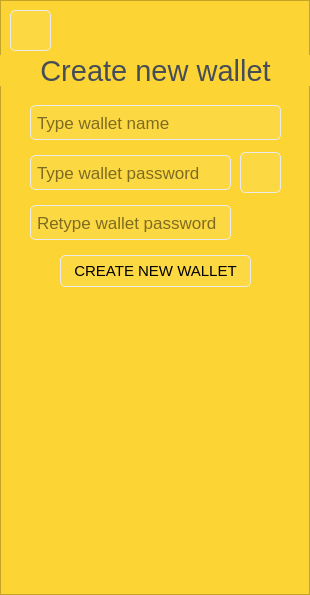
<?xml version="1.0" encoding="UTF-8"?>
<ui version="4.0">
 <class>PageNewWallet</class>
 <widget class="QWidget" name="PageNewWallet">
  <property name="geometry">
   <rect>
    <x>0</x>
    <y>0</y>
    <width>310</width>
    <height>595</height>
   </rect>
  </property>
  <property name="windowTitle">
   <string>Form</string>
  </property>
  <property name="styleSheet">
   <string notr="true">background-color: #FCD535;</string>
  </property>
  <widget class="QFrame" name="NewWalletFrame">
   <property name="geometry">
    <rect>
     <x>0</x>
     <y>0</y>
     <width>310</width>
     <height>595</height>
    </rect>
   </property>
   <property name="frameShape">
    <enum>QFrame::StyledPanel</enum>
   </property>
   <property name="frameShadow">
    <enum>QFrame::Raised</enum>
   </property>
   <widget class="QPushButton" name="showHidePushButton">
    <property name="geometry">
     <rect>
      <x>240</x>
      <y>152</y>
      <width>41</width>
      <height>41</height>
     </rect>
    </property>
    <property name="tabletTracking">
     <bool>true</bool>
    </property>
    <property name="focusPolicy">
     <enum>Qt::NoFocus</enum>
    </property>
    <property name="styleSheet">
     <string notr="true">QPushButton {
	border-style: solid;
	background-color: rgba(255, 255, 255, 16);
	border-radius: 5px;
	border-width: 1px;
	border-color: rgb(235, 235, 235);
	color: black;
}
QPushButton:hover {
    background-color: rgba(255, 255, 255, 64);
}

QPushButton:pressed {
    background-color: rgba(255, 255, 255, 128);
}</string>
    </property>
    <property name="text">
     <string/>
    </property>
    <property name="icon">
     <iconset resource="../../res.qrc">
      <normaloff>:/res/ic/res/ic/passwordHidden.png</normaloff>:/res/ic/res/ic/passwordHidden.png</iconset>
    </property>
    <property name="iconSize">
     <size>
      <width>24</width>
      <height>24</height>
     </size>
    </property>
   </widget>
   <widget class="QLineEdit" name="walletNameLineEdit">
    <property name="geometry">
     <rect>
      <x>30</x>
      <y>105</y>
      <width>251</width>
      <height>35</height>
     </rect>
    </property>
    <property name="font">
     <font>
      <pointsize>13</pointsize>
     </font>
    </property>
    <property name="tabletTracking">
     <bool>true</bool>
    </property>
    <property name="styleSheet">
     <string notr="true">QLineEdit {
	border-style: solid;
	background-color: rgba(255, 255, 255, 16);
	border-radius: 5px;
	border-width: 1px;
	border-color: rgb(235, 235, 235);
	color: black;
    padding-left: 4px;
    padding-right: 4px;	
}
QLineEdit[text=&quot;&quot;]{ 
	color:gray;
 }
</string>
    </property>
    <property name="inputMethodHints">
     <set>Qt::ImhLatinOnly|Qt::ImhNoAutoUppercase|Qt::ImhSensitiveData</set>
    </property>
    <property name="placeholderText">
     <string>Type wallet name</string>
    </property>
    <property name="clearButtonEnabled">
     <bool>true</bool>
    </property>
   </widget>
   <widget class="QPushButton" name="backPushButton">
    <property name="geometry">
     <rect>
      <x>10</x>
      <y>10</y>
      <width>41</width>
      <height>41</height>
     </rect>
    </property>
    <property name="mouseTracking">
     <bool>true</bool>
    </property>
    <property name="tabletTracking">
     <bool>true</bool>
    </property>
    <property name="focusPolicy">
     <enum>Qt::NoFocus</enum>
    </property>
    <property name="styleSheet">
     <string notr="true">QPushButton {
	border-style: solid;
	background-color: rgba(255, 255, 255, 16);
	border-radius: 5px;
	border-width: 1px;
	border-color: rgb(235, 235, 235);
	color: black;
}
QPushButton:hover {
    background-color: rgba(255, 255, 255, 64);
}

QPushButton:pressed {
    background-color: rgba(255, 255, 255, 128);
}</string>
    </property>
    <property name="text">
     <string/>
    </property>
    <property name="icon">
     <iconset resource="../../res.qrc">
      <normaloff>:/res/ic/res/ic/arowLeft.png</normaloff>:/res/ic/res/ic/arowLeft.png</iconset>
    </property>
    <property name="iconSize">
     <size>
      <width>16</width>
      <height>16</height>
     </size>
    </property>
   </widget>
   <widget class="QLineEdit" name="walletPasswordLineEdit">
    <property name="geometry">
     <rect>
      <x>30</x>
      <y>155</y>
      <width>201</width>
      <height>35</height>
     </rect>
    </property>
    <property name="font">
     <font>
      <pointsize>13</pointsize>
     </font>
    </property>
    <property name="tabletTracking">
     <bool>true</bool>
    </property>
    <property name="styleSheet">
     <string notr="true">QLineEdit {
	border-style: solid;
	background-color: rgba(255, 255, 255, 16);
	border-radius: 5px;
	border-width: 1px;
	border-color: rgb(235, 235, 235);
	color: black;
    padding-left: 4px;
    padding-right: 4px;	
}
QLineEdit[text=&quot;&quot;]{ 
	color:gray;
 }
</string>
    </property>
    <property name="inputMethodHints">
     <set>Qt::ImhHiddenText|Qt::ImhNoAutoUppercase|Qt::ImhNoPredictiveText|Qt::ImhPreferLowercase|Qt::ImhSensitiveData</set>
    </property>
    <property name="inputMask">
     <string/>
    </property>
    <property name="echoMode">
     <enum>QLineEdit::Password</enum>
    </property>
    <property name="placeholderText">
     <string>Type wallet password</string>
    </property>
    <property name="clearButtonEnabled">
     <bool>true</bool>
    </property>
   </widget>
   <widget class="QLabel" name="headerLabel">
    <property name="geometry">
     <rect>
      <x>0</x>
      <y>55</y>
      <width>311</width>
      <height>31</height>
     </rect>
    </property>
    <property name="font">
     <font>
      <pointsize>22</pointsize>
     </font>
    </property>
    <property name="styleSheet">
     <string notr="true">QLabel {
background-color: #FCD535;
color: #474D57;
}</string>
    </property>
    <property name="text">
     <string>Create new wallet</string>
    </property>
    <property name="alignment">
     <set>Qt::AlignCenter</set>
    </property>
   </widget>
   <widget class="QPushButton" name="createWalletPushButton">
    <property name="geometry">
     <rect>
      <x>60</x>
      <y>255</y>
      <width>191</width>
      <height>32</height>
     </rect>
    </property>
    <property name="font">
     <font>
      <pointsize>11</pointsize>
     </font>
    </property>
    <property name="tabletTracking">
     <bool>true</bool>
    </property>
    <property name="focusPolicy">
     <enum>Qt::NoFocus</enum>
    </property>
    <property name="styleSheet">
     <string notr="true">QPushButton {
	border-style: solid;
	background-color: rgba(255, 255, 255, 16);
	border-radius: 5px;
	border-width: 1px;
	border-color: rgb(235, 235, 235);
	color: black;
}
QPushButton:hover {
    background-color: rgba(255, 255, 255, 64);
}

QPushButton:pressed {
    background-color: rgba(255, 255, 255, 128);
}</string>
    </property>
    <property name="text">
     <string>CREATE NEW WALLET</string>
    </property>
   </widget>
   <widget class="QLineEdit" name="walletPasswordLineEdit_2">
    <property name="geometry">
     <rect>
      <x>30</x>
      <y>205</y>
      <width>201</width>
      <height>35</height>
     </rect>
    </property>
    <property name="font">
     <font>
      <pointsize>13</pointsize>
     </font>
    </property>
    <property name="tabletTracking">
     <bool>true</bool>
    </property>
    <property name="styleSheet">
     <string notr="true">QLineEdit {
	border-style: solid;
	background-color: rgba(255, 255, 255, 16);
	border-radius: 5px;
	border-width: 1px;
	border-color: rgb(235, 235, 235);
	color: black;
    padding-left: 4px;
    padding-right: 4px;	
}
QLineEdit[text=&quot;&quot;]{ 
	color:gray;
 }
</string>
    </property>
    <property name="inputMethodHints">
     <set>Qt::ImhHiddenText|Qt::ImhNoAutoUppercase|Qt::ImhNoPredictiveText|Qt::ImhPreferLowercase|Qt::ImhSensitiveData</set>
    </property>
    <property name="inputMask">
     <string/>
    </property>
    <property name="echoMode">
     <enum>QLineEdit::Password</enum>
    </property>
    <property name="placeholderText">
     <string>Retype wallet password</string>
    </property>
    <property name="clearButtonEnabled">
     <bool>true</bool>
    </property>
   </widget>
  </widget>
 </widget>
 <resources>
  <include location="../../res.qrc"/>
 </resources>
 <connections/>
</ui>
